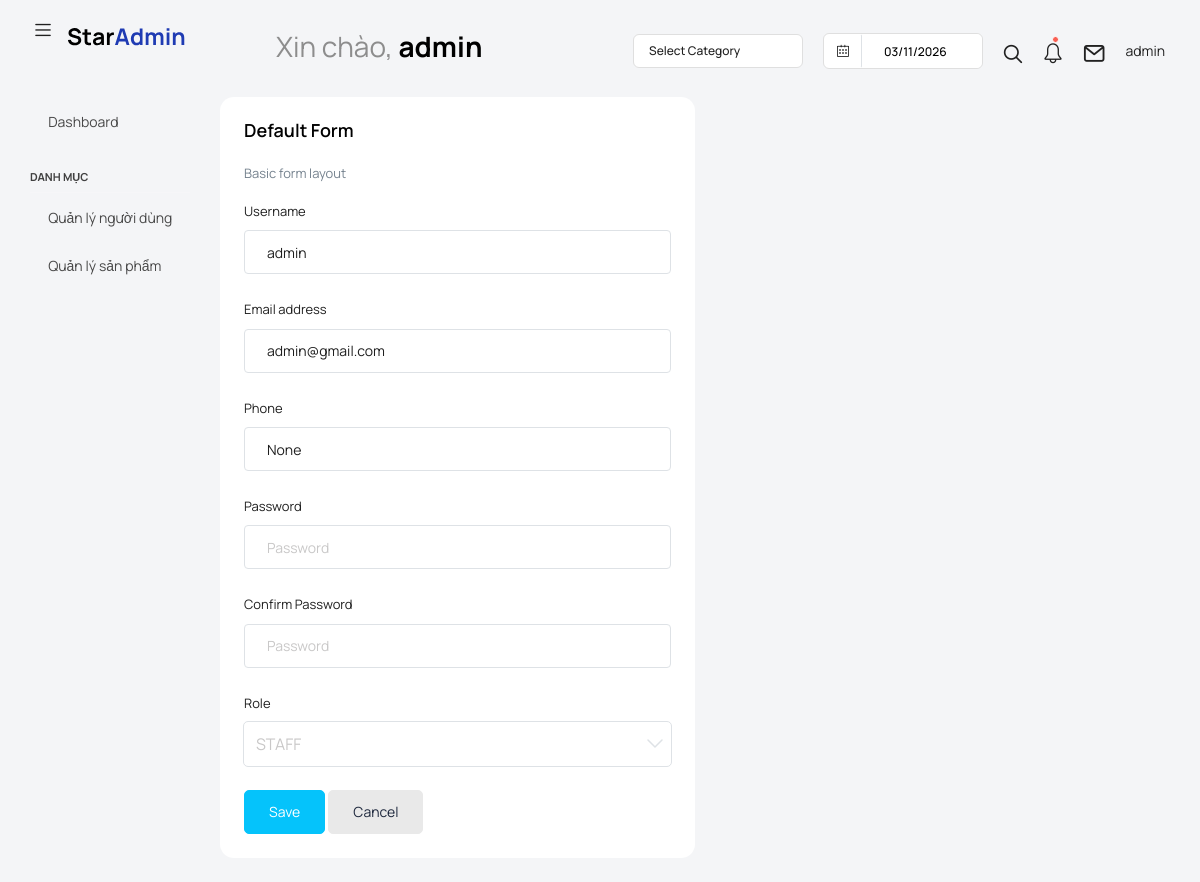
The app's page /user/edit-user/1/ (signed in), older data.
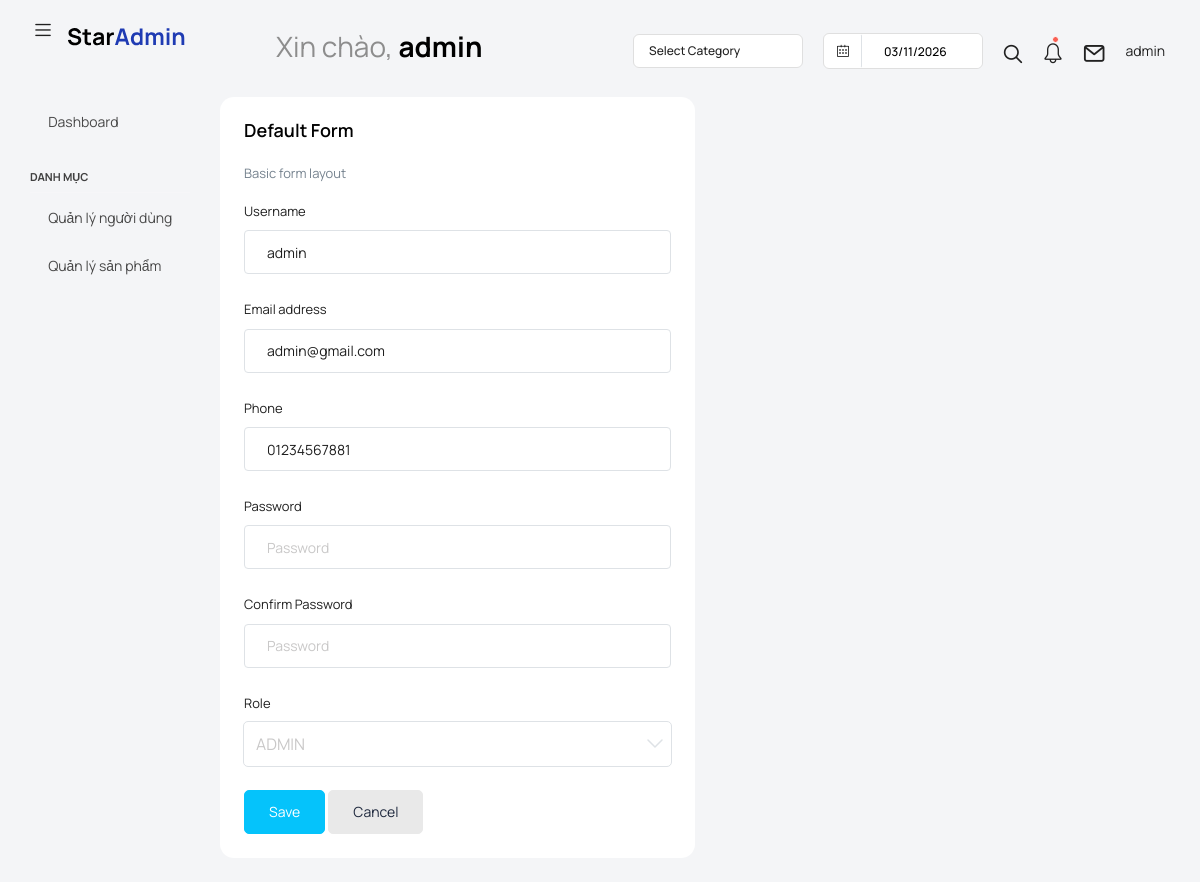
The same page, newer data.
### user/models.py (models this page shows, shortened)
class User(AbstractUser):
    class Role(models.TextChoices):
        ADMIN = "ADMIN", "Admin"
        MANAGER = "MANAGER", "Manager"
        ACCOUNTANT = "ACCOUNTANT", "Accountant"
        STAFF = "STAFF", "Staff"
    phone = models.CharField(max_length=20, null=True, blank=True)
    role = models.CharField(
        max_length=20,
        choices=Role.choices,
        default=Role.STAFF
    )
    created_at = models.DateTimeField(auto_now_add=True)
    updated_at = models.DateTimeField(auto_now=True)

### user/views.py (the view, shortened to what this page needs)
# urls.py: path("user/edit-user/<int:id>/", edit_user, name="user/edit_user"),
@login_required
def edit_user(request, id):
    user = get_object_or_404(User, id=id)
    print(request)
    return render(request, "user/edit_info_user.html", {"user": user})

### templates/user/edit_info_user.html (shortened to what this page needs)
{% extends "base.html" %}
{% load static %}
{% block content %}
<div class="row flex-grow">
    <div class="col-md-6 grid-margin stretch-card">
        <div class="card">
                  <div class="card-body">
                    <h4 class="card-title">Default form</h4>
                    <p class="card-description"> Basic form layout </p>
                    <form  method="POST" action="{% url 'user/edit_user' user.id %}" class="forms-sample">
                      <div class="form-group">
                        <label for="exampleInputUsername1">Username</label>
                        <input type="text" class="form-control" id="exampleInputUsername1" value="{{user.username}}" placeholder="Username">
                      </div>
                      <div class="form-group">
                        <label for="exampleInputEmail1">Email address</label>
                        <input type="email" class="form-control" id="exampleInputEmail1" name="email" value="{{user.email}}" placeholder="Email">
                      </div>
                        <div class="form-group">
                        <label for="Phone">Phone</label>
                        <input type="text" class="form-control" id="Phone" name="phone" value="{{user.phone}}" placeholder="Phone">
                      </div>
                      <div class="form-group">
                        <label for="exampleInputPassword1">Password</label>
                        <input type="password" class="form-control" id="exampleInputPassword1"  name="password"  placeholder="Password">
                      </div>
                      <div class="form-group">
                        <label for="exampleInputConfirmPassword1">Confirm Password</label>
                        <input type="password" class="form-control" id="exampleInputConfirmPassword1" name="confirm_password" value="{{user.confirm_password}}" placeholder="Password">
                      </div>
                        <div class="form-group">
                        <label for="roleuser">Role</label>
                            <select id="roleuser" class="form-select" name="role">
<option value="ADMIN" {% if user.role == "ADMIN" %}selected{% endif %}>ADMIN</option>
<option value="STAFF" {% if user.role == "STAFF" %}selected{% endif %}>STAFF</option>
</select>
                      </div>
                       <button class="btn btn-secondary" type="submit">Save</button>
                      <button class="btn btn-light">Cancel</button>
                    </form>
                  </div>
                </div>
</div>
</div>
{% endblock %}

### templates/base.html (shortened to what the changed rows need)
{% load static %}
<!DOCTYPE html>
<html lang="en">
  <head>
    <link rel="stylesheet" href="{% static 'vendors/feather/feather.css' %}">
    <link rel="stylesheet" href="{% static 'vendors/mdi/css/materialdesignicons.min.css' %}">
    <link rel="stylesheet" href="{% static 'vendors/ti-icons/css/themify-icons.css' %}">
    <link rel="stylesheet" href="{% static 'vendors/font-awesome/css/font-awesome.min.css' %}">
    <link rel="stylesheet" href="{% static 'vendors/typicons/typicons.css' %}">
    <link rel="stylesheet" href="{% static 'vendors/simple-line-icons/css/simple-line-icons.css' %}">
    <link rel="stylesheet" href="{% static 'vendors/css/vendor.bundle.base.css' %}">
    <link rel="stylesheet" href="{% static 'vendors/bootstrap-datepicker/bootstrap-datepicker.min.css' %}">
    <link rel="stylesheet" href="{% static 'vendors/datatables.net-bs4/dataTables.bootstrap4.css' %}">
    <link rel="stylesheet" type="text/css" href="{% static 'js/select.dataTables.min.css' %}">
    <link rel="stylesheet" href="{% static 'css/style.css' %}">
  </head>
  <body class="with-welcome-text">
    <div class="container-scroller">
      <nav class="navbar default-layout col-lg-12 col-12 p-0 fixed-top d-flex align-items-start flex-row">
        <div class="navbar-menu-wrapper d-flex align-items-top">
          <ul class="navbar-nav">
            <li class="nav-item fw-semibold d-none d-lg-block ms-0">
              <h1 class="welcome-text">Xin chào, <span class="text-black fw-bold">{{ user.username }}</span></h1>
            </li>
          </ul>
          <ul class="navbar-nav ms-auto">
            <li class="nav-item dropdown d-none d-lg-block user-dropdown">
              <a class="nav-link" id="UserDropdown" href="#" data-bs-toggle="dropdown" aria-expanded="false">
                {{ user.username}} </a>
            </li>
          </ul>
        </div>
      </nav>
      <div class="container-fluid page-body-wrapper">
       {% block content %}
{% endblock %}
      </div>
    </div>
  </body>
</html>

Row changes from the older to the newer data that the page shows:
changed User "admin": phone "None" → "01234567881"; role "STAFF" → "ADMIN"
